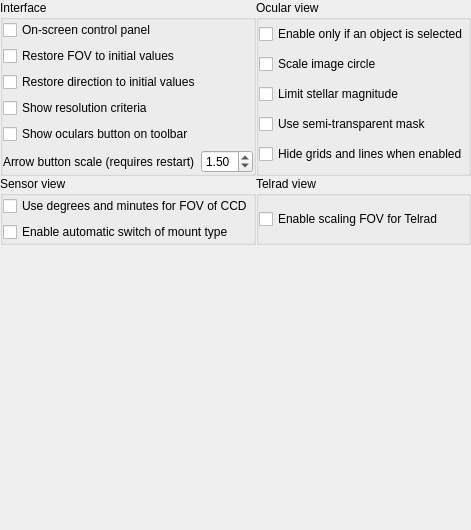
        <widget class="QWidget" name="generalTab">
         <attribute name="title">
          <string>General</string>
         </attribute>
         <layout class="QGridLayout" name="gridLayout_10">
          <property name="leftMargin">
           <number>0</number>
          </property>
          <property name="topMargin">
           <number>0</number>
          </property>
          <property name="rightMargin">
           <number>0</number>
          </property>
          <property name="bottomMargin">
           <number>0</number>
          </property>
          <property name="spacing">
           <number>0</number>
          </property>
          <item row="0" column="0">
           <widget class="QGroupBox" name="groupBoxInterface">
            <property name="title">
             <string>Interface</string>
            </property>
            <layout class="QGridLayout" name="gridLayout_7">
             <property name="leftMargin">
              <number>0</number>
             </property>
             <property name="topMargin">
              <number>0</number>
             </property>
             <property name="rightMargin">
              <number>0</number>
             </property>
             <property name="bottomMargin">
              <number>0</number>
             </property>
             <item row="8" column="0">
              <layout class="QHBoxLayout" name="horizontalLayout_8">
               <item>
                <widget class="QLabel" name="arrowButtonScaleLabel">
                 <property name="toolTip">
                  <string/>
                 </property>
                 <property name="text">
                  <string>Arrow button scale (requires restart)</string>
                 </property>
                </widget>
               </item>
               <item>
                <widget class="QDoubleSpinBox" name="arrowButtonScaleDoubleSpinBox">
                 <property name="minimum">
                  <double>1.000000000000000</double>
                 </property>
                 <property name="maximum">
                  <double>2.500000000000000</double>
                 </property>
                 <property name="singleStep">
                  <double>0.050000000000000</double>
                 </property>
                 <property name="value">
                  <double>1.500000000000000</double>
                 </property>
                </widget>
               </item>
              </layout>
             </item>
             <item row="5" column="0">
              <widget class="QCheckBox" name="checkBoxResolutionCriterion">
               <property name="text">
                <string>Show resolution criteria</string>
               </property>
              </widget>
             </item>
             <item row="2" column="0">
              <widget class="QCheckBox" name="checkBoxControlPanel">
               <property name="text">
                <string>On-screen control panel</string>
               </property>
              </widget>
             </item>
             <item row="3" column="0">
              <widget class="QCheckBox" name="checkBoxInitialFOV">
               <property name="toolTip">
                <string>Mark it if you want the FOV value the same like at the startup of Stellarium.</string>
               </property>
               <property name="text">
                <string>Restore FOV to initial values</string>
               </property>
              </widget>
             </item>
             <item row="4" column="0">
              <widget class="QCheckBox" name="checkBoxInitialDirection">
               <property name="toolTip">
                <string>Mark it if you want the direction value the same like at the startup of Stellarium.</string>
               </property>
               <property name="text">
                <string>Restore direction to initial values</string>
               </property>
              </widget>
             </item>
             <item row="6" column="0">
              <widget class="QCheckBox" name="checkBoxToolbarButton">
               <property name="text">
                <string>Show oculars button on toolbar</string>
               </property>
              </widget>
             </item>
            </layout>
           </widget>
          </item>
          <item row="0" column="1">
           <widget class="QGroupBox" name="groupBoxOcularOptions">
            <property name="title">
             <string>Ocular view</string>
            </property>
            <layout class="QGridLayout" name="gridLayout_6">
             <property name="leftMargin">
              <number>0</number>
             </property>
             <property name="topMargin">
              <number>0</number>
             </property>
             <property name="rightMargin">
              <number>0</number>
             </property>
             <property name="bottomMargin">
              <number>0</number>
             </property>
             <item row="2" column="0">
              <widget class="QCheckBox" name="scaleImageCircleCheckBox">
               <property name="text">
                <string>Scale image circle</string>
               </property>
              </widget>
             </item>
             <item row="6" column="0">
              <widget class="QCheckBox" name="hideGridsLinesCheckBox">
               <property name="text">
                <string>Hide grids and lines when enabled</string>
               </property>
              </widget>
             </item>
             <item row="3" column="0">
              <widget class="QCheckBox" name="limitStellarMagnitudeCheckBox">
               <property name="toolTip">
                <string>Apply limits stellar magnitude for different apertures of telescopes</string>
               </property>
               <property name="text">
                <string>Limit stellar magnitude</string>
               </property>
              </widget>
             </item>
             <item row="0" column="0">
              <widget class="QCheckBox" name="requireSelectionCheckBox">
               <property name="text">
                <string>Enable only if an object is selected</string>
               </property>
              </widget>
             </item>
             <item row="4" column="0">
              <widget class="QCheckBox" name="semiTransparencyCheckBox">
               <property name="toolTip">
                <string>In ocular mode, allow some visibility outside ocular circle.</string>
               </property>
               <property name="text">
                <string>Use semi-transparent mask</string>
               </property>
              </widget>
             </item>
            </layout>
           </widget>
          </item>
          <item row="1" column="0">
           <widget class="QGroupBox" name="groupBoxSensorOptions">
            <property name="title">
             <string>Sensor view</string>
            </property>
            <layout class="QGridLayout" name="gridLayout_8">
             <property name="leftMargin">
              <number>0</number>
             </property>
             <property name="topMargin">
              <number>0</number>
             </property>
             <property name="rightMargin">
              <number>0</number>
             </property>
             <property name="bottomMargin">
              <number>0</number>
             </property>
             <item row="1" column="0">
              <widget class="QCheckBox" name="checkBoxDMSDegrees">
               <property name="text">
                <string>Use degrees and minutes for FOV of CCD</string>
               </property>
              </widget>
             </item>
             <item row="2" column="0">
              <widget class="QCheckBox" name="checkBoxTypeOfMount">
               <property name="toolTip">
                <string>Enable automatic switch of mount type from the telescope settings for horizontal orientation of CCD frame.</string>
               </property>
               <property name="text">
                <string>Enable automatic switch of mount type</string>
               </property>
              </widget>
             </item>
            </layout>
           </widget>
          </item>
          <item row="1" column="1">
           <widget class="QGroupBox" name="groupBoxTelradOptions">
            <property name="title">
             <string>Telrad view</string>
            </property>
            <property name="alignment">
             <set>Qt::AlignLeading|Qt::AlignLeft|Qt::AlignTop</set>
            </property>
            <layout class="QGridLayout" name="gridLayout_9">
             <property name="leftMargin">
              <number>0</number>
             </property>
             <property name="topMargin">
              <number>0</number>
             </property>
             <property name="rightMargin">
              <number>0</number>
             </property>
             <property name="bottomMargin">
              <number>0</number>
             </property>
             <property name="spacing">
              <number>0</number>
             </property>
             <item row="0" column="0">
              <widget class="QCheckBox" name="checkBoxTelradFOVScaling">
               <property name="text">
                <string>Enable scaling FOV for Telrad</string>
               </property>
              </widget>
             </item>
            </layout>
           </widget>
          </item>
          <item row="2" column="0" colspan="2">
           <spacer name="verticalSpacer_3">
            <property name="orientation">
             <enum>Qt::Vertical</enum>
            </property>
            <property name="sizeHint" stdset="0">
             <size>
              <width>187</width>
              <height>285</height>
             </size>
            </property>
           </spacer>
          </item>
         </layout>
        </widget>
